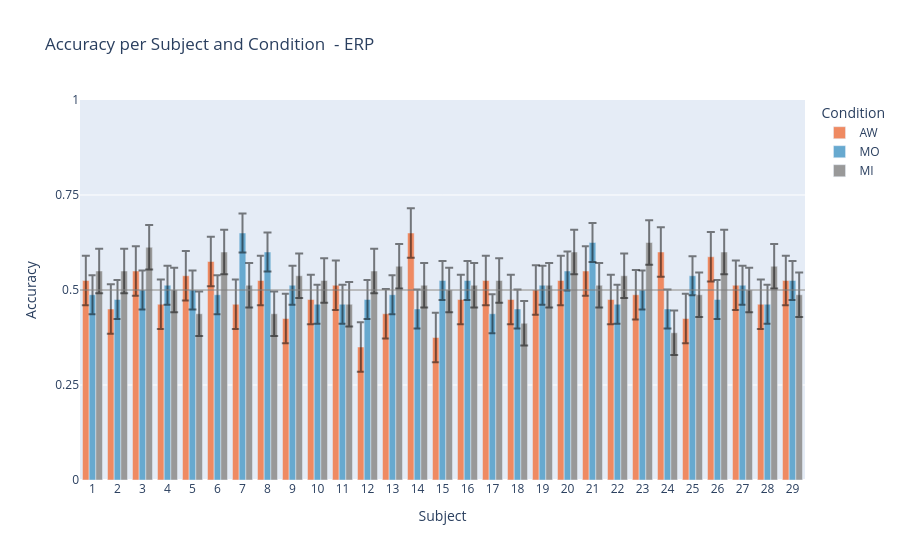

Notebook code for this chart:
### Code cell
df=offline_classification[offline_classification['Feature_Extraction']=='ERP'].drop(columns=['Feature_Extraction','Selected_Features'])

df_grouped = df.iloc[:,1:].groupby('Condition').agg(['mean', 'std'])
print(df_grouped)

# Calculate means and stds for error bars
means = df.groupby('Condition')['Accuracy'].mean()
stds = df.groupby('Condition')['Accuracy'].std()

# Create Plotly grouped bar chart with error bars
fig_ERP = go.Figure()

for condition in df['Condition'].unique():
    cond_df = df[df['Condition'] == condition]
    fig_ERP.add_trace(go.Bar(
        x=cond_df['Subject'],
        y=cond_df['Accuracy'],
        name=condition,
        marker_color=colors[condition],
        error_y=dict(
            type='data',
            array=[stds[condition]] * len(cond_df),  # same std for all bars in this condition
            visible=True,
            color ='rgba(0,0,0,0.5)'
        )
    ))

# Add chance level line
fig_ERP.add_hline(y=0.5, line_width=1, line_color="gray")

# Update layout to show subject IDs on x-axis ticks
fig_ERP.update_layout(
    barmode='group',
    xaxis_title='Subject',
    yaxis_title='Accuracy',
    title='Accuracy per Subject and Condition  - ERP',
    legend_title_text='Condition',
    xaxis=dict(
        tickmode='array',
        tickvals=df['Subject'].unique(),
        ticktext=df['Subject'].unique()
    ),
    yaxis=dict(range=[0, 1.0], tick0=0, dtick=0.25),
)

fig_ERP.show()

### Figure 1 — Plotly figure (JSON) as saved in the notebook; plotly's stock layout.template omitted (floating-point values rounded to 4 significant figures)
{"data": [{"error_y": {"array": [0.06496, 0.06496, 0.06496, 0.06496, 0.06496, 0.06496, 0.06496, 0.06496, 0.06496, 0.06496, 0.06496, 0.06496, 0.06496, 0.06496, 0.06496, 0.06496, 0.06496, 0.06496, 0.06496, 0.06496, 0.06496, 0.06496, 0.06496, 0.06496, 0.06496, 0.06496, 0.06496, 0.06496, 0.06496], "color": "rgba(0,0,0,0.5)", "type": "data", "visible": true}, "marker": {"color": "#ef8a62"}, "name": "AW", "type": "bar", "x": [1, 2, 3, 4, 5, 6, 7, 8, 9, 10, 11, 12, 13, 14, 15, 16, 17, 18, 19, 20, 21, 22, 23, 24, 25, 26, 27, 28, 29], "y": [0.525, 0.45, 0.55, 0.4625, 0.5375, 0.575, 0.4625, 0.525, 0.425, 0.475, 0.5125, 0.35, 0.4375, 0.65, 0.375, 0.475, 0.525, 0.475, 0.5, 0.525, 0.55, 0.475, 0.4875, 0.6, 0.425, 0.5875, 0.5125, 0.4625, 0.525]}, {"error_y": {"array": [0.05122, 0.05122, 0.05122, 0.05122, 0.05122, 0.05122, 0.05122, 0.05122, 0.05122, 0.05122, 0.05122, 0.05122, 0.05122, 0.05122, 0.05122, 0.05122, 0.05122, 0.05122, 0.05122, 0.05122, 0.05122, 0.05122, 0.05122, 0.05122, 0.05122, 0.05122, 0.05122, 0.05122, 0.05122], "color": "rgba(0,0,0,0.5)", "type": "data", "visible": true}, "marker": {"color": "#67a9cf"}, "name": "MO", "type": "bar", "x": [1, 2, 3, 4, 5, 6, 7, 8, 9, 10, 11, 12, 13, 14, 15, 16, 17, 18, 19, 20, 21, 22, 23, 24, 25, 26, 27, 28, 29], "y": [0.4875, 0.475, 0.5, 0.5125, 0.5, 0.4875, 0.65, 0.6, 0.5125, 0.4625, 0.4625, 0.475, 0.4875, 0.45, 0.525, 0.525, 0.4375, 0.45, 0.5125, 0.55, 0.625, 0.4625, 0.5, 0.45, 0.5375, 0.475, 0.5125, 0.4625, 0.525]}, {"error_y": {"array": [0.05835, 0.05835, 0.05835, 0.05835, 0.05835, 0.05835, 0.05835, 0.05835, 0.05835, 0.05835, 0.05835, 0.05835, 0.05835, 0.05835, 0.05835, 0.05835, 0.05835, 0.05835, 0.05835, 0.05835, 0.05835, 0.05835, 0.05835, 0.05835, 0.05835, 0.05835, 0.05835, 0.05835, 0.05835], "color": "rgba(0,0,0,0.5)", "type": "data", "visible": true}, "marker": {"color": "#999999"}, "name": "MI", "type": "bar", "x": [1, 2, 3, 4, 5, 6, 7, 8, 9, 10, 11, 12, 13, 14, 15, 16, 17, 18, 19, 20, 21, 22, 23, 24, 25, 26, 27, 28, 29], "y": [0.55, 0.55, 0.6125, 0.5, 0.4375, 0.6, 0.5125, 0.4375, 0.5375, 0.525, 0.4625, 0.55, 0.5625, 0.5125, 0.5, 0.5125, 0.525, 0.4125, 0.5125, 0.6, 0.5125, 0.5375, 0.625, 0.3875, 0.4875, 0.6, 0.5, 0.5625, 0.4875]}], "layout": {"barmode": "group", "legend": {"title": {"text": "Condition"}}, "shapes": [{"line": {"color": "gray", "width": 1}, "type": "line", "x0": 0, "x1": 1, "xref": "x domain", "y0": 0.5, "y1": 0.5, "yref": "y"}], "title": {"text": "Accuracy per Subject and Condition  - ERP"}, "xaxis": {"tickmode": "array", "ticktext": [1, 2, 3, 4, 5, 6, 7, 8, 9, 10, 11, 12, 13, 14, 15, 16, 17, 18, 19, 20, 21, 22, 23, 24, 25, 26, 27, 28, 29], "tickvals": [1, 2, 3, 4, 5, 6, 7, 8, 9, 10, 11, 12, 13, 14, 15, 16, 17, 18, 19, 20, 21, 22, 23, 24, 25, 26, 27, 28, 29], "title": {"text": "Subject"}}, "yaxis": {"dtick": 0.25, "range": [0, 1], "tick0": 0, "title": {"text": "Accuracy"}}}}
